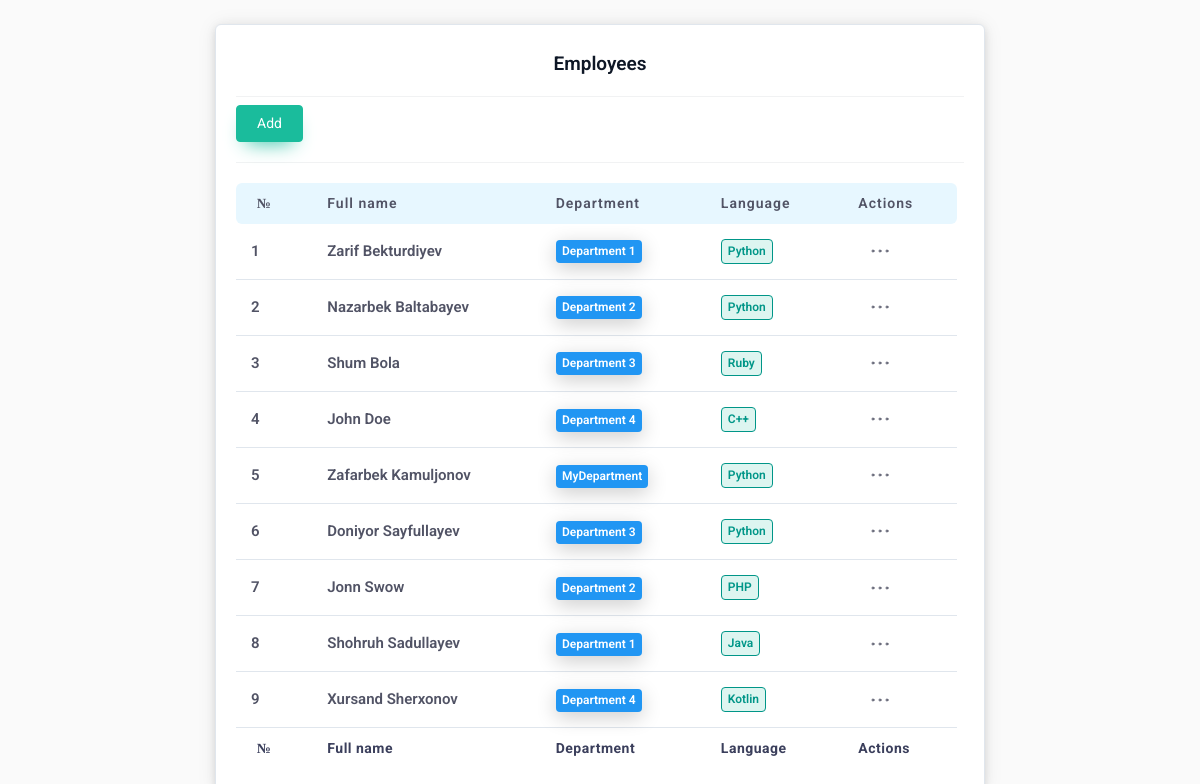
Before: / with the older database file.
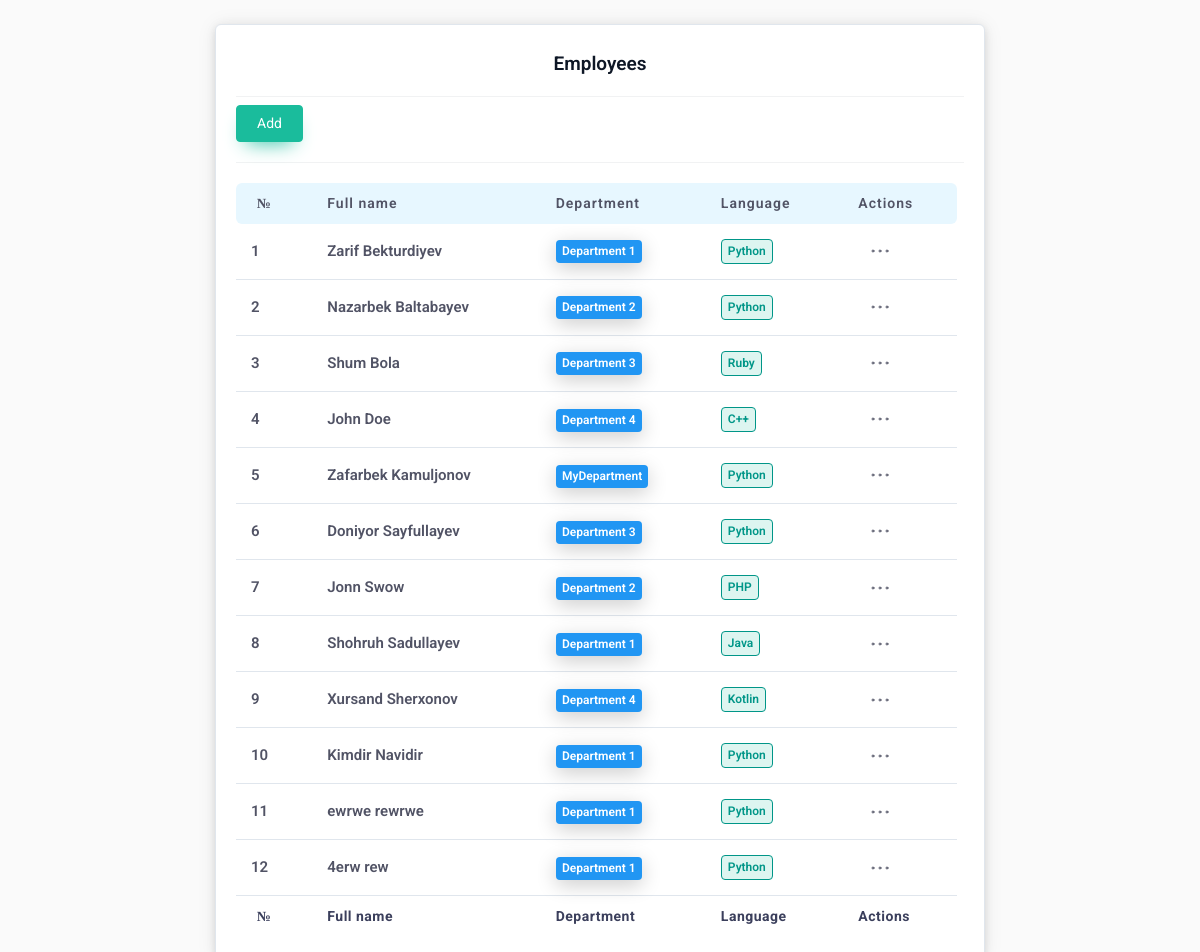
After: the same page with the newer database file.
### apps/backend/models.py (models this page shows, shortened)
class Employee(models.Model):
    first_name = models.CharField(_('First name'), max_length=255)
    last_name = models.CharField(_('Last name'), max_length=255)
    age = models.PositiveSmallIntegerField(_('Age'))
    department = models.ForeignKey(
        Department,
        verbose_name=_('Department of Employee'),
        related_name='employees',
        on_delete=models.CASCADE
    )
    language = models.ForeignKey(
        Language,
        verbose_name=_('Language of Employee'),
        related_name='employees',
        on_delete=models.CASCADE
    )
    class Meta:
        verbose_name = _('employee')
        verbose_name_plural = _('employees')
    def get_full_name(self):
        return ' '.join([self.first_name, self.last_name])

class Department(models.Model):
    name = models.CharField(_('Name of department'), max_length=255)
    floor = models.IntegerField(_('Floor of the department'))
    class Meta:
        verbose_name = _('department')
        verbose_name_plural = _('departments')
    def __str__(self):
        return self.name

class Language(models.Model):
    name = models.CharField(_('Name of Programming Language'), max_length=255)
    class Meta:
        verbose_name = _('language')
        verbose_name_plural = _('languages')
    def __str__(self):
        return self.name

### apps/frontend/views.py (the view)
# urls.py: path('', IndexView.as_view(), name='index'),
class IndexView(views.View):
    template_name = 'index.html'
    def get(self, request):
        employees = Employee.objects.all()
        name_tags = list(Employee.objects.all().values_list('first_name',
                                                            flat=True))
        deparments = Department.objects.all()
        languages = Language.objects.all()
        return render(request, self.template_name, {
            'employees': employees,
            'name_tags': name_tags,
            'departments': deparments,
            'languages': languages,
        })

### apps/frontend/templates/index.html (shortened to what this page needs)
<!DOCTYPE html>
<html lang="en">
<head>
  <link rel="stylesheet" href="/static/assets/css/bootstrap.min.css">
  <link rel="stylesheet" href="/static/assets/css/main.css">
  <link rel="stylesheet" href="/static/assets/css/dt-global_style.css">
  <link rel="stylesheet" href="/static/assets/css/sweetalert.css">
  <link rel="stylesheet" href="/static/assets/css/sweetalert2.min.css">
  <link rel="stylesheet" href="/static/assets/css/jquery-ui.min.css">
</head>
<body>
  <div class="main-container" id="container">
    <div id="content" class="main-content">
      <div class="layout-px-spacing">
        <div class="row layout-top-spacing" id="cancel-row">
          <div class="col-12">
            <div class="layout-spacing">
              <div class="mt-4 col-lg-8 col-md-12 col-sm-12 offset-lg-2">
                <div class="widget widget-content-area">
                  <div class="widget-header">
                    <h5 class="mt-2 text-center">Employees</h5>
                    <hr class="mb-2">
                  </div>
                  <button class="btn btn-success" data-toggle="modal" data-target="#add-employee-modal">Add</button>
                  <hr>
                  <table class="table">
                    <thead>
                      <tr>
                        <th class="th-content">№</th>
                        <th class="th-content">Full name</th>
                        <th class="th-content">Department</th>
                        <th class="th-content">Language</th>
                        <th class="th-content">Actions</th>
                      </tr>
                    </thead>
                    <tbody id="tbody">
                      {% for employee in employees %}
                      <tr>
                        <td class="td-content"><strong>{{ employee.id }}</strong></td>
                        <td class="td-content">
                          <strong>{{ employee.get_full_name }}</strong>
                        </td>
                        <td class="td-content">
                          <span class="badge badge-info">
                            {{ employee.department }}
                          </span>
                        </td>
                        <td class="td-content">
                          <span class="badge outline-badge-success">
                            {{ employee.language }}
                          </span>
                        </td>
                        <td class="td-content">
                          <div class="pl-3 dropdown">
                            <a class="dropdown-toggle" href="#" role="button" id="dropdownMenuLink2"
                              data-toggle="dropdown" aria-haspopup="true" aria-expanded="true">
                            </a>
                          </div>
                        </td>
                      </tr>
                      {% endfor %}
                    </tbody>
                    <tfoot>
                      <tr>
                        <th class="th-content">№</th>
                        <th class="th-content">Full name</th>
                        <th class="th-content">Department</th>
                        <th class="th-content">Language</th>
                        <th class="th-content">Actions</th>
                      </tr>
                    </tfoot>
                  </table>
                </div>
              </div>
            </div>
          </div>
        </div>
      </div>
    </div>
  </div>
</body>
</html>

### static/assets/css/dt-global_style.css (style rules this page uses)
.widget-content-area { -webkit-box-shadow: 0 4px 6px 0 rgba(85, 85, 85, 0.0901961), 0 1px 20px 0 rgba(0, 0, 0, 0.08), 0px 1px 11px 0px rgba(0, 0, 0, 0.06); -moz-box-shadow: 0 4px 6px 0 rgba(85, 85, 85, 0.0901961), 0 1px 20px 0 rgba(0, 0, 0, 0.08), 0px 1px 11px 0px rgba(0, 0, 0, 0.06); box-shadow: 0 4px 6px 0 rgba(85, 85, 85, 0.0901961), 0 1px 20px 0 rgba(0, 0, 0, 0.08), 0px 1px 11px 0px rgba(0, 0, 0, 0.06); }
.table > tbody tr { border-radius: 4px; -webkit-transition: all 0.1s ease; transition: all 0.1s ease; border-bottom: 1px solid #e0e6ed; }
.table > thead > tr > th { text-transform: initial; font-weight: 600; border-top: none; background: rgba(244, 248, 255, 0.74); border-right: none; border-left: none; padding-top: 0; padding-bottom: 0; padding-left: 0; -webkit-transition: all 0.1s ease; transition: all 0.1s ease; padding: 10px 21px 10px 21px; color: #515365; font-weight: 600; font-size: 14px; letter-spacing: 1px; white-space: nowrap; }
.table > tbody > tr > td { font-size: 13px; border: none; padding: 0; padding: 10px 21px 10px 21px; color: #515365; letter-spacing: normal; }
.table > tfoot > tr > th { border: none; padding: 10px 21px 10px 21px; }

Changed rows visible on the page:
added Employee: id "10", get_full_name "Kimdir Navidir", department "Department 1", language "Python"
added Employee: id "11", get_full_name "ewrwe rewrwe", department "Department 1", language "Python"
added Employee: id "12", get_full_name "4erw rew", department "Department 1", language "Python"
